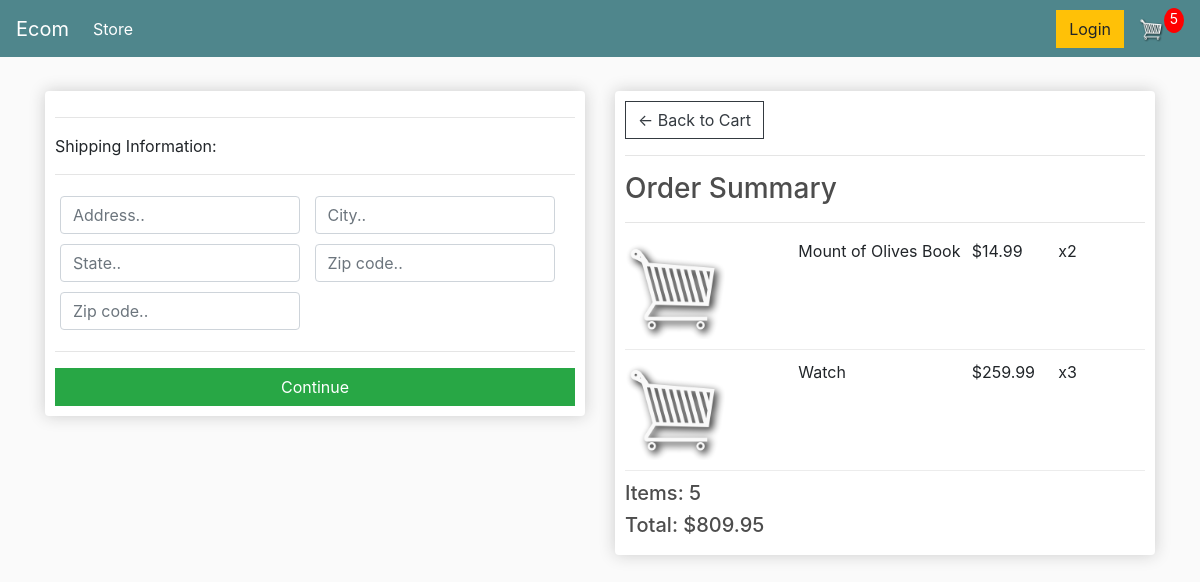
Before: /checkout/ (signed in) with the older database file.
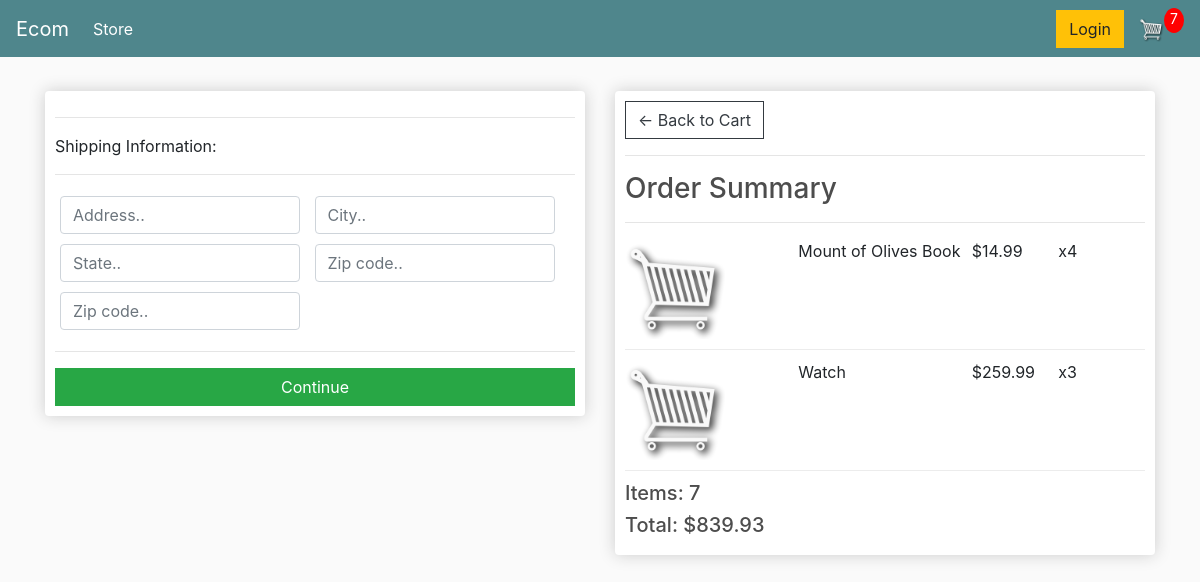
After: the same page with the newer database file.
### store/models.py (models this page shows, shortened)
class OrderItem(models.Model):
    product = models.ForeignKey(Product, on_delete=models.SET_NULL, null=True)
    order = models.ForeignKey(Order, on_delete=models.SET_NULL, null=True)
    quantity = models.IntegerField(default=0, null=True, blank=True)
    date_added = models.DateTimeField(auto_now_add=True)
    @property
    def get_total(self):
        total = self.product.price * self.quantity
        return total

class Order(models.Model):
    customer = models.ForeignKey(Customer, on_delete=models.SET_NULL, null=True, blank=True)
    date_ordered = models.DateTimeField(auto_now_add=True)
    complete = models.BooleanField(default=False, null=True, blank=False)
    transaction_id = models.CharField(max_length=200, null=True)
    @property
    def shipping(self):
        shipping = False
        orderitems = self.orderitem_set.all()
        for i in orderitems:
            if i.product.digital == False:
                shipping = True
        return shipping
    @property
    def get_cart_total(self):
        orderitems = self.orderitem_set.all()
        total = sum([item.get_total for item in orderitems])
        return total
    @property
    def get_cart_items(self):
        orderitems = self.orderitem_set.all()
        total = sum([item.quantity for item in orderitems])
        return total

class Product(models.Model):
    name = models.CharField(max_length=200, null=True)
    price = models.FloatField()
    digital = models.BooleanField(default=False, null=True, blank=False)
    image = models.ImageField(null=True, blank=True)
    @property
    def imageURL(self):
        try:
            url = self.image.url
        except:
            url = ''
        return url

### store/views.py (the view)
# urls.py: path('checkout/', views.checkout, name="checkout"),
def checkout(request):
     if request.user.is_authenticated:
           customer = request.user.customer
           order, created = Order.objects.get_or_create(customer=customer, complete=False)
           items = order.orderitem_set.all()
           cartItems = order.get_cart_items
     else:
          items = []
          order = {'get_cart_total':0, 'get_cart_items':0, 'shipping':False}
          cartItems = order['get_cart_items']
     context = {'items':items, 'order':order, 'cartItems':cartItems}
     return render(request, 'store/checkout.html', context)

### store/templates/store/Checkout.html (shortened to what this page needs)
{% extends 'store/main.html' %}
{% load static %}
{% block content %}
     <div class="row">
		<div class="col-lg-6">
			<div class="box-element" id="form-wrapper">
				<form id="form">
					<div id="shipping-info">
						<hr>
						<p>Shipping Information:</p>
						<hr>
						<div class="form-field">
							<input class="form-control" type="text" name="address" placeholder="Address..">
						</div>
						<div class="form-field">
							<input class="form-control" type="text" name="city" placeholder="City..">
						</div>
						<div class="form-field">
							<input class="form-control" type="text" name="state" placeholder="State..">
						</div>
						<div class="form-field">
							<input class="form-control" type="text" name="zipcode" placeholder="Zip code..">
						</div>
						<div class="form-field">
							<input class="form-control" type="text" name="country" placeholder="Zip code..">
						</div>
					</div>
					<hr>
					<input id="form-button" class="btn btn-success btn-block" type="submit" value="Continue">
				</form>
			</div>
			<br>
		</div>
		<div class="col-lg-6">
			<div class="box-element">
				<a  class="btn btn-outline-dark" href="{% url 'cart' %}">&#x2190; Back to Cart</a>
				<hr>
				<h3>Order Summary</h3>
				<hr>
				{% for item in items %}
				<div class="cart-row">
					<div style="flex:2"><img class="row-image" src="{{item.product.imageURL}}"></div>
					<div style="flex:2"><p>{{item.product.name}}</p></div>
					<div style="flex:1"><p>${{item.product.price|floatformat:2}}</p></div>
					<div style="flex:1"><p>x{{item.quantity}}</p></div>
				</div>
				{% endfor %}
				<h5>Items:   {{order.get_cart_items}}</h5>
				<h5>Total:   ${{order.get_cart_total|floatformat:2}}</h5>
			</div>
		</div>
	</div>
{% endblock content %}

Changed rows visible on the page:
changed OrderItem "Mount of Olives Book": quantity "2" → "4"
changed through a linked row, Order: get_cart_items "5" → "7"; get_cart_total "809.95" → "839.93"
Other visible differences:
{{ cartItems }}: "5" → "7"
